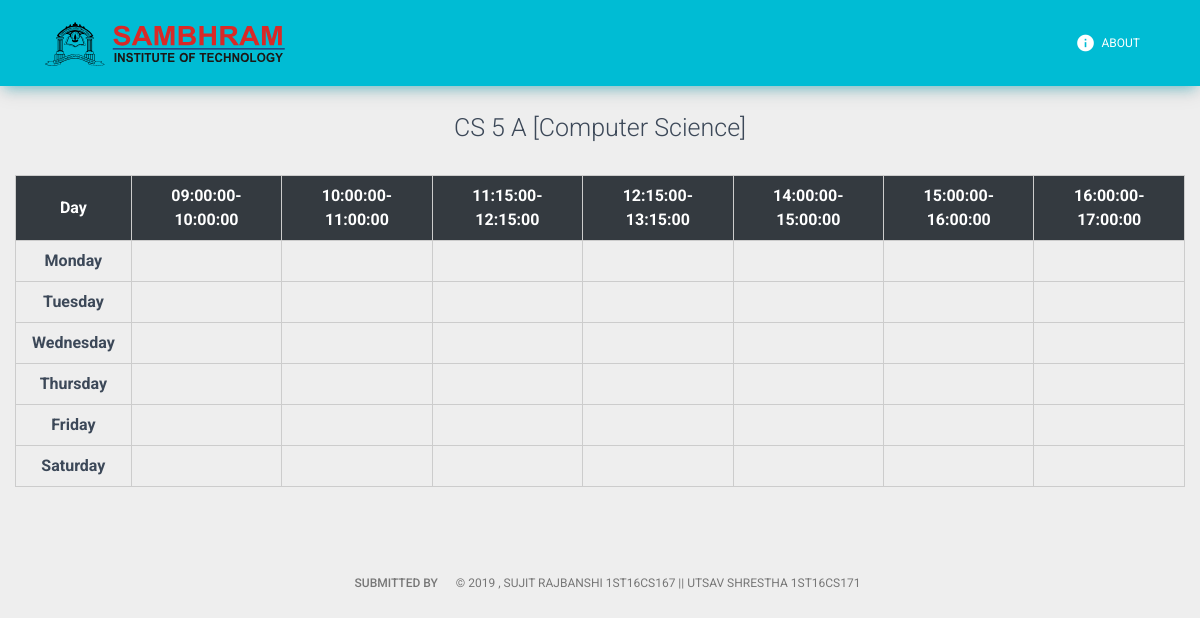
Page /routine/departments/sections/1/ on the committed database.
### routine/models.py (models this page shows, shortened)
class Section(models.Model):
    name = models.CharField(max_length=10)
    department = models.ForeignKey(Department, on_delete=models.CASCADE)
    semester = models.ForeignKey(Semester, on_delete=models.CASCADE)
    class Meta:
        unique_together = [('name', 'department', 'semester')]
    def __str__(self):
        return self.name

class Department(models.Model):
    name = models.CharField(max_length=100)
    code = models.CharField(max_length=10)
    def __str__(self):
        return self.name

class Period(models.Model):
    number = models.IntegerField(default=1, unique=True)
    start_time = models.TimeField()
    end_time = models.TimeField()
    class Meta:
        unique_together = [('start_time', 'end_time')]
    def __str__(self):
        return '{1}-{2}'.format(self.number, self.start_time, self.end_time)

### routine/views.py (the view)
# urls.py: re_path(r'^departments/sections/(?P<sec_id>[0-9]+)/$', views.section_routine, name='section_routine'),
def section_routine(request, sec_id):
    section = get_object_or_404(Section, id=sec_id)
    routine_list = get_section_routine(section_id=sec_id)
    periods = Period.objects.all().order_by('start_time')
    routine_details = RoutineDetails.objects.filter(routine__in=section.routines.all())\
                        .order_by('subject').distinct()
    sub_teach = set(['{0} : {1}'.format(x.subject.code, x.taught_by.__str__()) for x in routine_details])
    return render(request, 'routine/section_routine.html', {'routine_list': routine_list,
                                                            'periods': periods,
                                                            'section': section,
                                                            'sub_teach': sub_teach})

### routine/services.py (called while the page is built)
def get_section_routine(**kwargs):
    routine_array = []
    days_list = [{'day': x[0], 'name': x[1]} for x in day_choices]
    periods = Period.objects.all().order_by('start_time')
    routine = Routine.objects.filter(**kwargs)
    for each in days_list:
        temp_dict = {}
        temp_dict['day_info'] = each
        temp_dict['period_info'] = [{'period': x} for x in periods]
        for period_dict in temp_dict['period_info']:
            period_dict['routine_details'] = [x.details.all() for x in routine if x.period == period_dict['period']
                                              and x.day == each['day']]
        routine_array.append(temp_dict)
    return routine_array

### routine/templates/routine/section_routine.html (shortened to what this page needs)
{% extends 'routine/base.html' %}
{% load static %}
{% block content %}
    <div class="container col-sm-12 col-lg-12 align-left ml-auto mr-auto">
        <h3 class="text-center">{{ section }} [{{ section.department }}]</h3>
        <table class="table-bordered ml-auto mr-auto text-center">
            <thead>
            <tr class="bg-dark text-white">
                <th>Day</th>
                {% for each in periods %}
                    <th>{{ each }}</th>
                {% endfor %}
            </tr>
            </thead>
            <tbody>
            {% for each in routine_list %}
                <tr>
                    <th>{{ each.day_info.name }}</th>
                    {% for period_info in each.period_info %}
                        <td>
                        </td>
                    {% endfor %}
                </tr>
            {% endfor %}
            </tbody>
        </table>
{% endblock %}

### routine/templates/routine/section_routine.html (style rules this page uses)
table { margin-top: 30px; }
table td, table th { border: 1px solid #ccc !important; padding: 0.5rem 1rem; }

### rows in the picture
Section: name "CS 5 A", department "Computer Science"
Period: number+start_time+end_time "09:00:00-10:00:00"
Period: number+start_time+end_time "10:00:00-11:00:00"
Period: number+start_time+end_time "11:15:00-12:15:00"
Period: number+start_time+end_time "12:15:00-13:15:00"
Period: number+start_time+end_time "14:00:00-15:00:00"
Period: number+start_time+end_time "15:00:00-16:00:00"
Period: number+start_time+end_time "16:00:00-17:00:00"

### other values in the picture
{{ each.day_info.name }} "Monday" "Tuesday" "Wednesday" "Thursday" "Friday" "Saturday"
